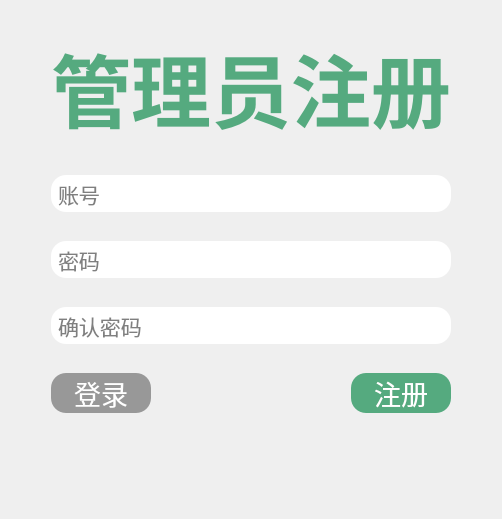
             <widget class="QWidget" name="page_2">
              <layout class="QHBoxLayout" name="horizontalLayout_6">
               <item>
                <layout class="QVBoxLayout" name="verticalLayout_5">
                 <item>
                  <spacer name="verticalSpacer_4">
                   <property name="orientation">
                    <enum>Qt::Vertical</enum>
                   </property>
                   <property name="sizeHint" stdset="0">
                    <size>
                     <width>18</width>
                     <height>18</height>
                    </size>
                   </property>
                  </spacer>
                 </item>
                 <item>
                  <layout class="QHBoxLayout" name="horizontalLayout_9">
                   <item>
                    <spacer name="horizontalSpacer_4">
                     <property name="orientation">
                      <enum>Qt::Horizontal</enum>
                     </property>
                     <property name="sizeHint" stdset="0">
                      <size>
                       <width>40</width>
                       <height>20</height>
                      </size>
                     </property>
                    </spacer>
                   </item>
                   <item>
                    <layout class="QVBoxLayout" name="verticalLayout_4">
                     <property name="spacing">
                      <number>29</number>
                     </property>
                     <item>
                      <widget class="QLabel" name="label_2">
                       <property name="font">
                        <font>
                         <family>微软雅黑</family>
                         <pointsize>60</pointsize>
                         <bold>true</bold>
                        </font>
                       </property>
                       <property name="styleSheet">
                        <string notr="true">color: rgb(85, 170, 127);</string>
                       </property>
                       <property name="text">
                        <string>管理员注册</string>
                       </property>
                       <property name="alignment">
                        <set>Qt::AlignCenter</set>
                       </property>
                      </widget>
                     </item>
                     <item>
                      <widget class="QLineEdit" name="lineEdit_3">
                       <property name="font">
                        <font>
                         <pointsize>16</pointsize>
                        </font>
                       </property>
                       <property name="styleSheet">
                        <string notr="true">border-radius:15px;
padding:5px;
background-color: rgb(255, 255, 255);</string>
                       </property>
                       <property name="placeholderText">
                        <string>账号</string>
                       </property>
                      </widget>
                     </item>
                     <item>
                      <widget class="QLineEdit" name="lineEdit_4">
                       <property name="font">
                        <font>
                         <pointsize>16</pointsize>
                        </font>
                       </property>
                       <property name="styleSheet">
                        <string notr="true">border-radius:15px;
padding:5px;
background-color: rgb(255, 255, 255);</string>
                       </property>
                       <property name="text">
                        <string/>
                       </property>
                       <property name="echoMode">
                        <enum>QLineEdit::Password</enum>
                       </property>
                       <property name="cursorPosition">
                        <number>0</number>
                       </property>
                       <property name="placeholderText">
                        <string>密码</string>
                       </property>
                      </widget>
                     </item>
                     <item>
                      <widget class="QLineEdit" name="lineEdit_5">
                       <property name="font">
                        <font>
                         <pointsize>16</pointsize>
                        </font>
                       </property>
                       <property name="styleSheet">
                        <string notr="true">border-radius:15px;
padding:5px;
background-color: rgb(255, 255, 255);</string>
                       </property>
                       <property name="text">
                        <string/>
                       </property>
                       <property name="echoMode">
                        <enum>QLineEdit::Password</enum>
                       </property>
                       <property name="cursorPosition">
                        <number>0</number>
                       </property>
                       <property name="placeholderText">
                        <string>确认密码</string>
                       </property>
                      </widget>
                     </item>
                     <item>
                      <layout class="QHBoxLayout" name="horizontalLayout_11">
                       <property name="spacing">
                        <number>200</number>
                       </property>
                       <item>
                        <widget class="QPushButton" name="pushButton_4">
                         <property name="font">
                          <font>
                           <pointsize>20</pointsize>
                          </font>
                         </property>
                         <property name="styleSheet">
                          <string notr="true">QPushButton{
	border-radius:15px;
	color: rgb(255, 255, 255);
	background-color: rgb(152, 152, 152);
}

QPushButton:hover{
	background-color: rgb(190, 190, 190);
}
QPushButton:pressed{
	
	background-color: rgb(131, 131, 131);
}</string>
                         </property>
                         <property name="text">
                          <string>登录</string>
                         </property>
                        </widget>
                       </item>
                       <item>
                        <widget class="QPushButton" name="pushButton_5">
                         <property name="font">
                          <font>
                           <pointsize>20</pointsize>
                          </font>
                         </property>
                         <property name="styleSheet">
                          <string notr="true">QPushButton{
	border-radius:15px;
	color: rgb(255, 255, 255);
	background-color: rgb(85, 170, 127);
}

QPushButton:hover{
	background-color: rgb(95, 191, 141);
}

QPushButton:pressed{
	background-color: rgb(73, 147, 109);
}



</string>
                         </property>
                         <property name="text">
                          <string>注册</string>
                         </property>
                        </widget>
                       </item>
                      </layout>
                     </item>
                    </layout>
                   </item>
                   <item>
                    <spacer name="horizontalSpacer_5">
                     <property name="orientation">
                      <enum>Qt::Horizontal</enum>
                     </property>
                     <property name="sizeHint" stdset="0">
                      <size>
                       <width>40</width>
                       <height>20</height>
                      </size>
                     </property>
                    </spacer>
                   </item>
                  </layout>
                 </item>
                 <item>
                  <spacer name="verticalSpacer_3">
                   <property name="orientation">
                    <enum>Qt::Vertical</enum>
                   </property>
                   <property name="sizeHint" stdset="0">
                    <size>
                     <width>17</width>
                     <height>95</height>
                    </size>
                   </property>
                  </spacer>
                 </item>
                </layout>
               </item>
              </layout>
             </widget>
